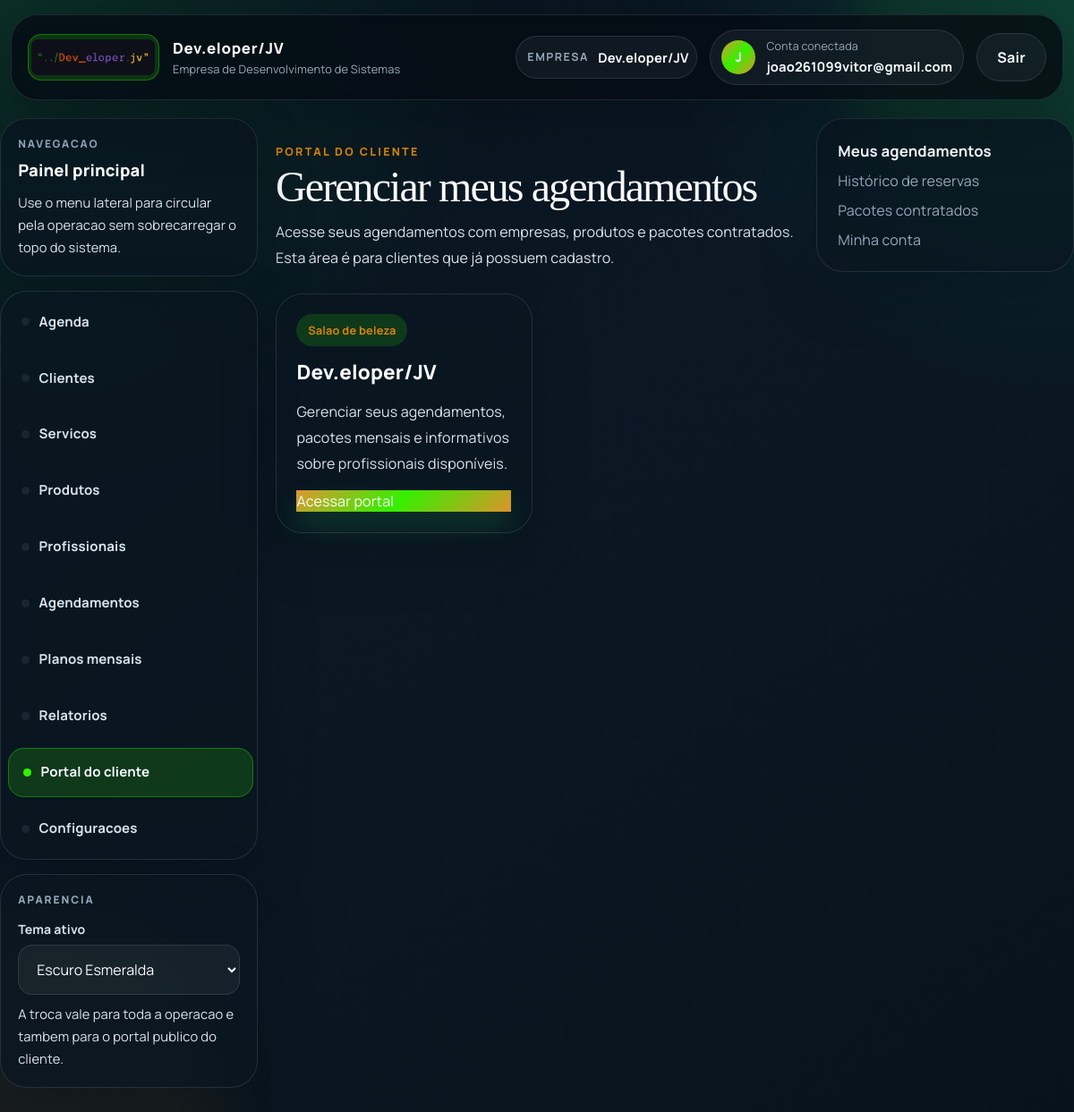
Screenshot of / (signed in) with the database file from the repository.
### empresas/models.py (models this page shows, shortened)
class Empresa(models.Model):
    PLANO_START = "start"
    PLANO_SOLO = "solo"
    PLANO_ADMIN_ONLY = "admin_only"
    PLANO_CHOICES = [
        (PLANO_SOLO, "Solo (1 funcionario com acesso)"),
        (PLANO_START, "Start (ate 5 funcionarios)"),
        (PLANO_ADMIN_ONLY, "Gestao interna (somente administrador)"),
    ]
    nome = models.CharField(max_length=100)
    tipo = models.CharField(max_length=50)
    cnpj = models.CharField(max_length=18, blank=True, null=True)
    whatsapp = models.CharField(max_length=20, blank=True, default="")
    logo = models.ImageField(upload_to="empresas/logos/", blank=True, null=True)
    logo_url = models.URLField(blank=True, default="")
    cor_primaria = models.CharField(max_length=7, blank=True, default="")
    cor_secundaria = models.CharField(max_length=7, blank=True, default="")
    texto_cabecalho = models.CharField(max_length=80, blank=True, default="")
    plano = models.CharField(max_length=20, choices=PLANO_CHOICES, default=PLANO_START)
    valor_mensal = models.DecimalField(max_digits=10, decimal_places=2, default=147)
    limite_profissionais = models.PositiveSmallIntegerField(
        default=5,
        validators=[MinValueValidator(1), MaxValueValidator(5)],
        help_text="Limite comercial de profissionais ativos para esta empresa.",
    )
    portal_token = models.UUIDField(default=uuid.uuid4, unique=True, editable=False, db_index=True)
    data_cadastro = models.DateTimeField(auto_now_add=True)
    usuario = models.OneToOneField('auth.User', on_delete=models.CASCADE, related_name='empresa')
    @property
    def business_profile(self):
        return get_business_profile(self.tipo)

### core/views.py (the view, shortened to what this page needs)
# urls.py: path('', views.home, name='home'),
def home(request):
    if request.user.is_authenticated:
        empresas = get_accessible_empresas(request)
        template = "core/cliente_portal.html"
        context = {"empresas": empresas}
    elif getattr(request, "resolver_match", None) and request.resolver_match.url_name == "home":
        template = "home.html"
        context = {}
    return render(request, template, context)

### core/request_context.py (called while the page is built)
def set_request_id(request_id):
    return REQUEST_ID.set(request_id)

def reset_request_id(token):
    REQUEST_ID.reset(token)

### empresas/business_profiles.py (called while the page is built)
def normalize_business_type(value):
    if not value:
        return DEFAULT_BUSINESS_TYPE
    normalized = unicodedata.normalize("NFKD", str(value))
    normalized = normalized.encode("ascii", "ignore").decode("ascii")
    normalized = re.sub(r"[^a-zA-Z0-9]+", "_", normalized.lower()).strip("_")
    normalized = BUSINESS_TYPE_ALIASES.get(normalized, normalized)
    if normalized in BUSINESS_PROFILES:
        return normalized
    return DEFAULT_BUSINESS_TYPE

def get_business_profile(tipo=None):
    key = normalize_business_type(tipo)
    profile = deepcopy(BUSINESS_PROFILES[DEFAULT_BUSINESS_TYPE])
    profile.update(deepcopy(BUSINESS_PROFILES.get(key, {})))
    profile["key"] = key
    return profile

### empresas/context_processors.py (called while the page is built)
def empresa_context(request):
    user = getattr(request, "user", None)
    if not user or not user.is_authenticated:
        return {}
    empresa_atual = get_active_empresa(request)
    module_access = user_module_access_map(user)
    return {
        "empresa_atual": empresa_atual,
        "empresas_disponiveis": get_accessible_empresas(request),
        "usuario_tem_acesso_global_empresa": user_has_global_empresa_access(user),
        "usuario_e_profissional": is_profissional_user(user),
        "usuario_modulos": module_access,
        "usuario_pode_configurar_empresa": can_manage_empresa_settings(user, empresa_atual),
        "business_profile": get_business_profile(empresa_atual.tipo if empresa_atual else None),
    }

### empresas/permissions.py (called while the page is built)
def is_global_admin(user):
    return bool(user.is_authenticated and (user.is_staff or user.is_superuser))

def get_profissional_profile(user):
    if not user or not user.is_authenticated:
        return None
    return getattr(user, "profissional_profile", None)

def is_profissional_user(user):
    return get_profissional_profile(user) is not None and not is_global_admin(user)

def user_can_access_module(user, module_key):
    if not user or not user.is_authenticated:
        return False
    if is_global_admin(user):
        return True
    profissional = get_profissional_profile(user)
    if not profissional:
        return True
    if module_key == PROFISSIONAL_ACCESS_DASHBOARD:
        return True
    return module_key in get_profissional_allowed_modules(user)

### empresas/tenancy.py (called while the page is built)
def user_has_global_empresa_access(user):
    return is_global_admin(user)

### easyschedule/templates/core/cliente_portal.html (shortened to what this page needs)
{% extends 'base.html' %}
{% load static %}
{% block content %}
<link rel="stylesheet" href="{% static 'css/client_portal.css' %}">
<section class="client-landing">
  <header class="client-hero">
    <div class="client-hero-copy">
      <p class="client-eyebrow">Portal do cliente</p>
      <h1>Gerenciar meus agendamentos</h1>
      <p class="client-subtitle">
        Acesse seus agendamentos com empresas, produtos e pacotes contratados.
        Esta área é para clientes que já possuem cadastro.
      </p>
    </div>
    <div class="client-hero-panel">
      <strong>Meus agendamentos</strong>
      <span>Histórico de reservas</span>
      <span>Pacotes contratados</span>
      <span>Minha conta</span>
    </div>
  </header>
  <section class="client-company-grid">
    {% for empresa in empresas %}
    <article class="client-company-card">
      <span class="company-pill">{{ empresa.business_profile.label }}</span>
      <h2>{{ empresa.nome }}</h2>
      <p>Gerenciar seus agendamentos, pacotes mensais e informativos sobre {{ empresa.business_profile.professional_term_plural|lower }} disponíveis.</p>
      <a class="btn-success" href="{% url 'cliente_empresa' empresa.portal_token %}">Acessar portal</a>
    </article>
    {% empty %}
    <div class="client-empty">
      <strong>Você ainda não tem agendamentos.</strong>
      <p><a href="{% url 'cliente_home' %}">Clique aqui para fazer seu primeiro agendamento ↗</a></p>
    </div>
    {% endfor %}
  </section>
</section>
{% endblock %}

### easyschedule/templates/base.html (shortened to what this page needs)
{% load static %}
<!DOCTYPE html>
<html
    lang="pt-br"
    data-company-primary="{% if empresa_atual %}{{ empresa_atual.cor_primaria|default:'' }}{% endif %}"
    data-company-secondary="{% if empresa_atual %}{{ empresa_atual.cor_secundaria|default:'' }}{% endif %}"
>
<head>
    <link rel="stylesheet" href="https://cdn.jsdelivr.net/npm/bootstrap@5.3.2/dist/css/bootstrap.min.css">
    <link rel="stylesheet" href="{% static 'css/theme.css' %}">
</head>
<body class="{% if user.is_authenticated %}app-with-sidebar{% endif %}">
    <header class="app-header">
        <div class="container">
            <div class="app-navbar">
                <a class="app-brand" href="{% if user.is_authenticated %}{% url 'dashboard_home' %}{% else %}{% url 'cliente_home' %}{% endif %}">
                    {% if user.is_authenticated and empresa_atual and empresa_atual.logo %}
                    <span class="brand-mark brand-mark-company">
                        <img src="{{ empresa_atual.logo.url }}" alt="Logo {{ empresa_atual.nome }}" class="brand-logo brand-logo-company">
                    </span>
                    {% elif user.is_authenticated and empresa_atual and empresa_atual.logo_url %}
                    <span class="brand-mark brand-mark-company">
                        <img src="{{ empresa_atual.logo_url }}" alt="Logo {{ empresa_atual.nome }}" class="brand-logo brand-logo-company">
                    </span>
                    {% else %}
                    <span class="brand-mark">
                        <img src="{% static 'img/Logo.png' %}" alt="Logo EasySchedule" class="brand-logo">
                    </span>
                    {% endif %}
                    <span class="brand-copy">
                        <strong>{% if user.is_authenticated and empresa_atual %}{{ empresa_atual.nome }}{% else %}EasySchedule{% endif %}</strong>
                        <small>
                            {% if user.is_authenticated %}
                                {% if empresa_atual and empresa_atual.texto_cabecalho %}
                                    {{ empresa_atual.texto_cabecalho }}
                                {% else %}
                                    Sistema de agenda personalizado
                                {% endif %}
                            {% else %}
                                Reserva online com elegancia
                            {% endif %}
                        </small>
                    </span>
                </a>
                {% if user.is_authenticated %}
                <div class="app-toolbar app-toolbar-top">
                    {% if user.is_authenticated and usuario_tem_acesso_global_empresa and empresas_disponiveis %}
                    <form action="{% url 'selecionar_empresa' %}" method="post" class="toolbar-form">
                        {% csrf_token %}
                        <input type="hidden" name="next" value="{{ request.get_full_path }}">
                        <label for="empresa_id">Empresa</label>
                        <select id="empresa_id" name="empresa_id" class="form-select form-select-sm" onchange="this.form.submit()">
                            {% for empresa in empresas_disponiveis %}
                            <option value="{{ empresa.id }}" {% if empresa_atual and empresa.id == empresa_atual.id %}selected{% endif %}>
                                {{ empresa.nome }}
                            </option>
                            {% endfor %}
                        </select>
                    </form>
                    {% elif user.is_authenticated and empresa_atual %}
                    <div class="toolbar-field">
                        <span>Empresa</span>
                        <strong>{{ empresa_atual.nome }}</strong>
                    </div>
                    {% endif %}
                    <div class="app-user-chip">
                        <span class="app-user-avatar">{{ user.username|first|upper }}</span>
                        <span class="app-user-copy">
                            <small>Conta conectada</small>
                            <strong>{{ user.username }}</strong>
                        </span>
                    </div>
                    <form action="{% url 'logout' %}" method="post">
                        <button type="submit" class="btn btn-secondary">Sair</button>
                    </form>
                </div>
                {% endif %}
            </div>
        </div>
    </header>
    <div class="{% if user.is_authenticated %}container app-shell{% else %}app-public-shell{% endif %}">
        {% if user.is_authenticated %}
        <aside class="app-sidebar">
            <div class="app-sidebar-card">
                <span class="sidebar-kicker">Navegacao</span>
                <strong class="sidebar-title">Painel principal</strong>
                <p class="sidebar-text">Use o menu lateral para circular pela operacao sem sobrecarregar o topo do sistema.</p>
            </div>
            <nav class="app-sidebar-nav" aria-label="Navegacao lateral">
                {% if usuario_modulos.dashboard %}
                <a class="app-sidebar-link {% if '/dashboard/' in request.path %}is-active{% endif %}" href="{% url 'dashboard_home' %}">Agenda</a>
                {% endif %}
                {% if not usuario_e_profissional %}
                {% if usuario_modulos.clientes %}
                <a class="app-sidebar-link {% if '/pessoa/' in request.path %}is-active{% endif %}" href="{% url 'pessoa_list' %}">{{ business_profile.client_term_plural|default:"Clientes" }}</a>
                {% endif %}
                {% if usuario_modulos.servicos %}
                <a class="app-sidebar-link {% if '/servicos/' in request.path %}is-active{% endif %}" href="{% url 'servicos_list' %}">{{ business_profile.service_term_plural|default:"Servicos" }}</a>
                {% endif %}
                {% if usuario_modulos.produtos %}
                <a class="app-sidebar-link {% if '/produtos/' in request.path %}is-active{% endif %}" href="{% url 'produtos_list' %}">Produtos</a>
                {% endif %}
                <a class="app-sidebar-link {% if '/profissionais/' in request.path %}is-active{% endif %}" href="{% url 'profissionais_list' %}">{{ business_profile.professional_term_plural|default:"Profissionais" }}</a>
                {% if usuario_modulos.agendamentos %}
                <a class="app-sidebar-link " href="{% url 'agendamentos_list' %}">{{ business_profile.appointment_term_plural|default:"Agendamentos" }}</a>
                {% endif %}
                <a class="app-sidebar-link {% if '/agendamentos/planos/' in request.path %}is-active{% endif %}" href="{% url 'planos_list' %}">Planos mensais</a>
                {% if usuario_modulos.relatorios %}
                <a class="app-sidebar-link {% if '/relatorios/' in request.path %}is-active{% endif %}" href="{% url 'relatorio_page' %}">Relatorios</a>
                {% endif %}
                <a class="app-sidebar-link {% if '/cliente/' in request.path or request.path == '/' %}is-active{% endif %}" href="{% url 'cliente_home' %}">Portal do cliente</a>
                {% if usuario_pode_configurar_empresa %}
                <a class="app-sidebar-link {% if '/empresas/configuracoes/' in request.path %}is-active{% endif %}" href="{% url 'empresa_configuracoes' %}">Configuracoes</a>
                {% endif %}
                {% endif %}
            </nav>
            <div class="app-sidebar-card sidebar-theme-card">
                <span class="sidebar-kicker">Aparencia</span>
                <label for="themePickerSidebar" class="sidebar-theme-label">Tema ativo</label>
                <select id="themePickerSidebar" class="theme-picker" data-theme-picker aria-label="Selecionar tema do sistema">
                    <option value="dark">Escuro Esmeralda</option>
                </select>
                <p class="sidebar-text">A troca vale para toda a operacao e tambem para o portal publico do cliente.</p>
            </div>
        </aside>
        {% endif %}
        <main class="app-main {% if user.is_authenticated %}app-main-shell{% else %}app-main-public{% endif %}">
            {% block content %}{% endblock %}
        </main>
    </div>
</body>
</html>

### easyschedule/static/css/client_portal.css (style rules this page uses)
.client-landing, .client-company-page, .client-payment-page { display: flex; flex-direction: column; gap: 1.5rem; }
.client-hero, .client-company-hero { display: flex; justify-content: space-between; align-items: flex-end; gap: 1.5rem; }
.client-hero h1, .client-company-hero h1 { margin: 0.4rem 0 0.85rem; font-family: var(--font-display); font-size: clamp(2.5rem, 4vw, 4rem); line-height: 0.94; letter-spacing: -0.04em; color: var(--text-1); }
.client-eyebrow { margin: 0; color: var(--accent-2); font-size: 0.78rem; font-weight: 800; letter-spacing: 0.18em; text-transform: uppercase; }
.client-subtitle { max-width: 50rem; margin: 0; color: var(--text-2); line-height: 1.85; }
.client-hero-panel, .client-panel, .client-success-card, .client-booking-card, .client-company-card { background: var(--surface-1); border: 1px solid var(--border-soft); border-radius: var(--radius-lg); box-shadow: var(--card-shadow); backdrop-filter: var(--backdrop-blur); }
.client-hero-panel { min-width: 18rem; padding: 1.45rem; display: flex; flex-direction: column; gap: 0.55rem; color: var(--text-3); }
.client-hero-panel strong { color: var(--text-1); font-size: 1.05rem; }
.client-company-grid { display: grid; grid-template-columns: repeat(3, minmax(0, 1fr)); gap: 1rem; }
.client-company-card { display: flex; flex-direction: column; gap: 1rem; padding: 1.4rem; }
.client-company-card h2 { margin: 0; color: var(--text-1); font-size: 1.4rem; font-weight: 800; }
.client-company-card p { margin: 0; color: var(--text-2); line-height: 1.8; }
.company-pill, .preview-chip { display: inline-flex; align-items: center; width: fit-content; padding: 0.52rem 0.8rem; border-radius: 999px; background: var(--accent-soft); color: var(--accent-2); font-size: 0.8rem; font-weight: 700; }

### rows the page displays
Empresa: logo (picture), nome "Dev.eloper/JV", texto_cabecalho "Empresa de Desenvolvimento de Sistemas", business_profile.label "Salao de beleza", business_profile.professional_term_plural "profissionais"

### other values shown
{{ user.username|first|upper }} "J"
{{ user.username }} "joao261099vitor@gmail.com"
{{ business_profile.client_term_plural|default:"Clientes" }} "Clientes"
{{ business_profile.service_term_plural|default:"Servicos" }} "Servicos"
{{ business_profile.professional_term_plural|default:"Profissionais" }} "Profissionais"
{{ business_profile.appointment_term_plural|default:"Agendamentos" }} "Agendamentos"
